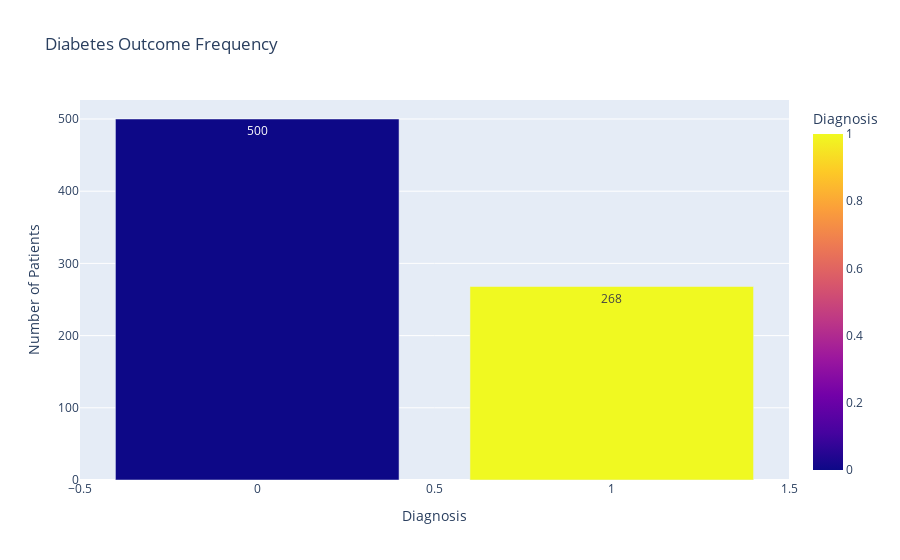

Here is the notebook cell this chart was saved with:
### Markdown cell above
### ✅ Bivariate & Multivariate Analysis

### Code cell
# How many patients have diabetes versus those who don’t?
# we show that by using bar plot 
fig = px.bar(df['Outcome'].value_counts().reset_index() ,
            x = 'Outcome',y='count' ,color="Outcome",
            text_auto=True,title="Diabetes Outcome Frequency",
            labels={'Outcome': 'Diagnosis', 'count': 'Number of Patients'}
            )
fig.show()

### Figure 1 — Plotly figure (JSON) as saved in the notebook; plotly's stock layout.template omitted (floating-point values rounded to 4 significant figures)
{"data": [{"hovertemplate": "Diagnosis=%{marker.color}<br>Number of Patients=%{y}<extra></extra>", "legendgroup": "", "marker": {"color": [0, 1], "coloraxis": "coloraxis", "pattern": {"shape": ""}}, "name": "", "orientation": "v", "showlegend": false, "textposition": "auto", "texttemplate": "%{y}", "type": "bar", "x": [0, 1], "xaxis": "x", "y": [500, 268], "yaxis": "y"}], "layout": {"barmode": "relative", "coloraxis": {"colorbar": {"title": {"text": "Diagnosis"}}, "colorscale": [[0, "#0d0887"], [0.1111, "#46039f"], [0.2222, "#7201a8"], [0.3333, "#9c179e"], [0.4444, "#bd3786"], [0.5556, "#d8576b"], [0.6667, "#ed7953"], [0.7778, "#fb9f3a"], [0.8889, "#fdca26"], [1, "#f0f921"]]}, "legend": {"tracegroupgap": 0}, "title": {"text": "Diabetes Outcome Frequency"}, "xaxis": {"anchor": "y", "domain": [0, 1], "title": {"text": "Diagnosis"}}, "yaxis": {"anchor": "x", "domain": [0, 1], "title": {"text": "Number of Patients"}}}}
